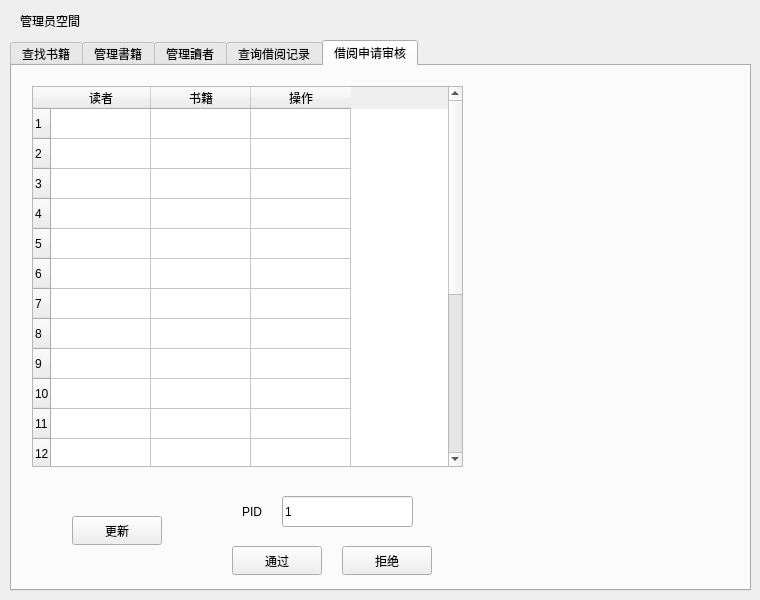
<?xml version="1.0" encoding="UTF-8"?>
<ui version="4.0">
 <class>menuadmin</class>
 <widget class="QWidget" name="menuadmin">
  <property name="geometry">
   <rect>
    <x>0</x>
    <y>0</y>
    <width>760</width>
    <height>600</height>
   </rect>
  </property>
  <property name="windowTitle">
   <string>Form</string>
  </property>
  <widget class="QTabWidget" name="tabWidget">
   <property name="geometry">
    <rect>
     <x>10</x>
     <y>40</y>
     <width>741</width>
     <height>551</height>
    </rect>
   </property>
   <property name="mouseTracking">
    <bool>false</bool>
   </property>
   <property name="currentIndex">
    <number>4</number>
   </property>
   <property name="tabBarAutoHide">
    <bool>false</bool>
   </property>
   <widget class="QWidget" name="tab_15">
    <attribute name="title">
     <string>查找书籍</string>
    </attribute>
    <widget class="QLineEdit" name="lineEdit_30">
     <property name="geometry">
      <rect>
       <x>100</x>
       <y>30</y>
       <width>241</width>
       <height>31</height>
      </rect>
     </property>
    </widget>
    <widget class="QLineEdit" name="lineEdit_34">
     <property name="geometry">
      <rect>
       <x>100</x>
       <y>80</y>
       <width>241</width>
       <height>31</height>
      </rect>
     </property>
    </widget>
    <widget class="QLineEdit" name="lineEdit_35">
     <property name="geometry">
      <rect>
       <x>440</x>
       <y>30</y>
       <width>241</width>
       <height>31</height>
      </rect>
     </property>
    </widget>
    <widget class="QLineEdit" name="lineEdit_36">
     <property name="geometry">
      <rect>
       <x>440</x>
       <y>80</y>
       <width>241</width>
       <height>31</height>
      </rect>
     </property>
    </widget>
    <widget class="QPushButton" name="pushButton_41">
     <property name="geometry">
      <rect>
       <x>320</x>
       <y>130</y>
       <width>90</width>
       <height>29</height>
      </rect>
     </property>
     <property name="text">
      <string>查找</string>
     </property>
    </widget>
    <widget class="QLabel" name="label_36">
     <property name="geometry">
      <rect>
       <x>40</x>
       <y>80</y>
       <width>81</width>
       <height>31</height>
      </rect>
     </property>
     <property name="text">
      <string>作者</string>
     </property>
    </widget>
    <widget class="QLabel" name="label_45">
     <property name="geometry">
      <rect>
       <x>380</x>
       <y>30</y>
       <width>81</width>
       <height>31</height>
      </rect>
     </property>
     <property name="text">
      <string>出版社</string>
     </property>
    </widget>
    <widget class="QLabel" name="label_46">
     <property name="geometry">
      <rect>
       <x>40</x>
       <y>30</y>
       <width>81</width>
       <height>31</height>
      </rect>
     </property>
     <property name="text">
      <string>書名</string>
     </property>
    </widget>
    <widget class="QLabel" name="label_47">
     <property name="geometry">
      <rect>
       <x>380</x>
       <y>80</y>
       <width>81</width>
       <height>31</height>
      </rect>
     </property>
     <property name="text">
      <string>ISBN</string>
     </property>
    </widget>
    <widget class="QTableWidget" name="tableWidget">
     <property name="geometry">
      <rect>
       <x>10</x>
       <y>180</y>
       <width>711</width>
       <height>331</height>
      </rect>
     </property>
     <property name="sizePolicy">
      <sizepolicy hsizetype="Expanding" vsizetype="Expanding">
       <horstretch>0</horstretch>
       <verstretch>0</verstretch>
      </sizepolicy>
     </property>
     <property name="editTriggers">
      <set>QAbstractItemView::NoEditTriggers</set>
     </property>
     <row>
      <property name="text">
       <string>1</string>
      </property>
     </row>
     <row>
      <property name="text">
       <string>2</string>
      </property>
     </row>
     <row>
      <property name="text">
       <string>3</string>
      </property>
     </row>
     <row>
      <property name="text">
       <string>4</string>
      </property>
     </row>
     <row>
      <property name="text">
       <string>5</string>
      </property>
     </row>
     <row>
      <property name="text">
       <string>6</string>
      </property>
     </row>
     <row>
      <property name="text">
       <string>7</string>
      </property>
     </row>
     <row>
      <property name="text">
       <string>8</string>
      </property>
     </row>
     <row>
      <property name="text">
       <string>9</string>
      </property>
     </row>
     <row>
      <property name="text">
       <string>10</string>
      </property>
     </row>
     <row>
      <property name="text">
       <string>11</string>
      </property>
     </row>
     <row>
      <property name="text">
       <string>12</string>
      </property>
     </row>
     <row>
      <property name="text">
       <string>13</string>
      </property>
     </row>
     <row>
      <property name="text">
       <string>14</string>
      </property>
     </row>
     <row>
      <property name="text">
       <string>15</string>
      </property>
     </row>
     <row>
      <property name="text">
       <string>16</string>
      </property>
     </row>
     <row>
      <property name="text">
       <string>新增列</string>
      </property>
     </row>
     <row>
      <property name="text">
       <string>18</string>
      </property>
     </row>
     <row>
      <property name="text">
       <string>19</string>
      </property>
     </row>
     <row>
      <property name="text">
       <string>20</string>
      </property>
     </row>
     <column>
      <property name="text">
       <string>ID</string>
      </property>
     </column>
     <column>
      <property name="text">
       <string>書名</string>
      </property>
     </column>
     <column>
      <property name="text">
       <string>作者</string>
      </property>
     </column>
     <column>
      <property name="text">
       <string>出版社</string>
      </property>
     </column>
     <column>
      <property name="text">
       <string>ISBN</string>
      </property>
     </column>
     <column>
      <property name="text">
       <string>可出借 / 已出借</string>
      </property>
     </column>
    </widget>
   </widget>
   <widget class="QWidget" name="tab_2">
    <attribute name="title">
     <string>管理書籍</string>
    </attribute>
    <widget class="QLabel" name="label_44">
     <property name="geometry">
      <rect>
       <x>50</x>
       <y>400</y>
       <width>81</width>
       <height>31</height>
      </rect>
     </property>
     <property name="text">
      <string>館藏數量</string>
     </property>
    </widget>
    <widget class="QLineEdit" name="lineEdit_12">
     <property name="geometry">
      <rect>
       <x>140</x>
       <y>40</y>
       <width>131</width>
       <height>31</height>
      </rect>
     </property>
    </widget>
    <widget class="QPushButton" name="pushButton_39">
     <property name="geometry">
      <rect>
       <x>50</x>
       <y>100</y>
       <width>90</width>
       <height>29</height>
      </rect>
     </property>
     <property name="text">
      <string>查找</string>
     </property>
    </widget>
    <widget class="QPushButton" name="pushButton_32">
     <property name="geometry">
      <rect>
       <x>180</x>
       <y>100</y>
       <width>90</width>
       <height>29</height>
      </rect>
     </property>
     <property name="text">
      <string>刪除</string>
     </property>
    </widget>
    <widget class="QLineEdit" name="lineEdit_14">
     <property name="geometry">
      <rect>
       <x>140</x>
       <y>160</y>
       <width>131</width>
       <height>31</height>
      </rect>
     </property>
    </widget>
    <widget class="QLineEdit" name="lineEdit_26">
     <property name="geometry">
      <rect>
       <x>140</x>
       <y>220</y>
       <width>131</width>
       <height>31</height>
      </rect>
     </property>
    </widget>
    <widget class="QLabel" name="label_22">
     <property name="geometry">
      <rect>
       <x>50</x>
       <y>40</y>
       <width>81</width>
       <height>31</height>
      </rect>
     </property>
     <property name="text">
      <string>ID</string>
     </property>
    </widget>
    <widget class="QLineEdit" name="lineEdit_31">
     <property name="geometry">
      <rect>
       <x>140</x>
       <y>280</y>
       <width>131</width>
       <height>31</height>
      </rect>
     </property>
    </widget>
    <widget class="QLineEdit" name="lineEdit_32">
     <property name="geometry">
      <rect>
       <x>140</x>
       <y>340</y>
       <width>131</width>
       <height>31</height>
      </rect>
     </property>
    </widget>
    <widget class="QLabel" name="label_43">
     <property name="geometry">
      <rect>
       <x>50</x>
       <y>280</y>
       <width>81</width>
       <height>31</height>
      </rect>
     </property>
     <property name="text">
      <string>出版社</string>
     </property>
    </widget>
    <widget class="QLabel" name="label_42">
     <property name="geometry">
      <rect>
       <x>50</x>
       <y>340</y>
       <width>81</width>
       <height>31</height>
      </rect>
     </property>
     <property name="text">
      <string>ISBN</string>
     </property>
    </widget>
    <widget class="QLabel" name="label_31">
     <property name="geometry">
      <rect>
       <x>50</x>
       <y>220</y>
       <width>81</width>
       <height>31</height>
      </rect>
     </property>
     <property name="text">
      <string>作者</string>
     </property>
    </widget>
    <widget class="QLabel" name="label_25">
     <property name="geometry">
      <rect>
       <x>50</x>
       <y>160</y>
       <width>81</width>
       <height>31</height>
      </rect>
     </property>
     <property name="text">
      <string>书名</string>
     </property>
    </widget>
    <widget class="QLineEdit" name="lineEdit_33">
     <property name="geometry">
      <rect>
       <x>140</x>
       <y>400</y>
       <width>131</width>
       <height>31</height>
      </rect>
     </property>
    </widget>
    <widget class="QPushButton" name="pushButton_27">
     <property name="geometry">
      <rect>
       <x>50</x>
       <y>460</y>
       <width>90</width>
       <height>29</height>
      </rect>
     </property>
     <property name="text">
      <string>添加</string>
     </property>
    </widget>
    <widget class="QPushButton" name="pushButton_40">
     <property name="geometry">
      <rect>
       <x>180</x>
       <y>460</y>
       <width>90</width>
       <height>29</height>
      </rect>
     </property>
     <property name="text">
      <string>修改</string>
     </property>
    </widget>
    <zorder>label_44</zorder>
    <zorder>lineEdit_14</zorder>
    <zorder>label_22</zorder>
    <zorder>lineEdit_32</zorder>
    <zorder>label_43</zorder>
    <zorder>lineEdit_26</zorder>
    <zorder>pushButton_32</zorder>
    <zorder>label_42</zorder>
    <zorder>label_31</zorder>
    <zorder>pushButton_39</zorder>
    <zorder>label_25</zorder>
    <zorder>lineEdit_31</zorder>
    <zorder>lineEdit_33</zorder>
    <zorder>pushButton_27</zorder>
    <zorder>pushButton_40</zorder>
    <zorder>lineEdit_12</zorder>
   </widget>
   <widget class="QWidget" name="tab_10">
    <attribute name="title">
     <string>管理讀者</string>
    </attribute>
    <widget class="QLabel" name="label_41">
     <property name="geometry">
      <rect>
       <x>50</x>
       <y>160</y>
       <width>81</width>
       <height>31</height>
      </rect>
     </property>
     <property name="text">
      <string>用户名</string>
     </property>
    </widget>
    <widget class="QLabel" name="label_40">
     <property name="geometry">
      <rect>
       <x>50</x>
       <y>280</y>
       <width>121</width>
       <height>31</height>
      </rect>
     </property>
     <property name="text">
      <string>最大借閱數</string>
     </property>
    </widget>
    <widget class="QLabel" name="label_37">
     <property name="geometry">
      <rect>
       <x>50</x>
       <y>40</y>
       <width>61</width>
       <height>31</height>
      </rect>
     </property>
     <property name="text">
      <string>ID</string>
     </property>
    </widget>
    <widget class="QLineEdit" name="lineEdit_20">
     <property name="geometry">
      <rect>
       <x>140</x>
       <y>40</y>
       <width>131</width>
       <height>31</height>
      </rect>
     </property>
    </widget>
    <widget class="QPushButton" name="pushButton_30">
     <property name="geometry">
      <rect>
       <x>50</x>
       <y>100</y>
       <width>90</width>
       <height>29</height>
      </rect>
     </property>
     <property name="text">
      <string>查找</string>
     </property>
    </widget>
    <widget class="QPushButton" name="pushButton_33">
     <property name="geometry">
      <rect>
       <x>180</x>
       <y>100</y>
       <width>90</width>
       <height>29</height>
      </rect>
     </property>
     <property name="text">
      <string>删除</string>
     </property>
    </widget>
    <widget class="QLineEdit" name="lineEdit_21">
     <property name="geometry">
      <rect>
       <x>140</x>
       <y>160</y>
       <width>131</width>
       <height>31</height>
      </rect>
     </property>
     <property name="text">
      <string/>
     </property>
    </widget>
    <widget class="QLineEdit" name="lineEdit_28">
     <property name="geometry">
      <rect>
       <x>140</x>
       <y>220</y>
       <width>131</width>
       <height>31</height>
      </rect>
     </property>
     <property name="text">
      <string/>
     </property>
    </widget>
    <widget class="QLineEdit" name="lineEdit_29">
     <property name="geometry">
      <rect>
       <x>140</x>
       <y>280</y>
       <width>131</width>
       <height>31</height>
      </rect>
     </property>
     <property name="text">
      <string/>
     </property>
    </widget>
    <widget class="QPushButton" name="pushButton_34">
     <property name="geometry">
      <rect>
       <x>50</x>
       <y>340</y>
       <width>90</width>
       <height>29</height>
      </rect>
     </property>
     <property name="text">
      <string>添加</string>
     </property>
    </widget>
    <widget class="QPushButton" name="pushButton_36">
     <property name="geometry">
      <rect>
       <x>180</x>
       <y>340</y>
       <width>90</width>
       <height>29</height>
      </rect>
     </property>
     <property name="text">
      <string>修改</string>
     </property>
    </widget>
    <widget class="QLabel" name="label_39">
     <property name="geometry">
      <rect>
       <x>50</x>
       <y>220</y>
       <width>61</width>
       <height>31</height>
      </rect>
     </property>
     <property name="text">
      <string>密碼</string>
     </property>
    </widget>
   </widget>
   <widget class="QWidget" name="tab">
    <attribute name="title">
     <string>查询借阅记录</string>
    </attribute>
    <widget class="QRadioButton" name="radioButton">
     <property name="geometry">
      <rect>
       <x>50</x>
       <y>130</y>
       <width>61</width>
       <height>31</height>
      </rect>
     </property>
     <property name="font">
      <font>
       <pointsize>10</pointsize>
      </font>
     </property>
     <property name="text">
      <string>借阅</string>
     </property>
    </widget>
    <widget class="QRadioButton" name="radioButton_2">
     <property name="geometry">
      <rect>
       <x>160</x>
       <y>130</y>
       <width>61</width>
       <height>31</height>
      </rect>
     </property>
     <property name="font">
      <font>
       <pointsize>10</pointsize>
      </font>
     </property>
     <property name="text">
      <string>归还</string>
     </property>
    </widget>
    <widget class="QLabel" name="label_33">
     <property name="geometry">
      <rect>
       <x>30</x>
       <y>200</y>
       <width>61</width>
       <height>31</height>
      </rect>
     </property>
     <property name="text">
      <string>读者 ID</string>
     </property>
    </widget>
    <widget class="QLabel" name="label_34">
     <property name="geometry">
      <rect>
       <x>30</x>
       <y>250</y>
       <width>61</width>
       <height>31</height>
      </rect>
     </property>
     <property name="text">
      <string>书籍 ID</string>
     </property>
    </widget>
    <widget class="QLineEdit" name="lineEdit_23">
     <property name="geometry">
      <rect>
       <x>110</x>
       <y>200</y>
       <width>131</width>
       <height>31</height>
      </rect>
     </property>
    </widget>
    <widget class="QLineEdit" name="lineEdit_24">
     <property name="geometry">
      <rect>
       <x>110</x>
       <y>250</y>
       <width>131</width>
       <height>31</height>
      </rect>
     </property>
    </widget>
    <widget class="QPushButton" name="pushButton_35">
     <property name="geometry">
      <rect>
       <x>90</x>
       <y>340</y>
       <width>90</width>
       <height>29</height>
      </rect>
     </property>
     <property name="text">
      <string>查找</string>
     </property>
    </widget>
    <widget class="QTableWidget" name="tableWidget_3">
     <property name="geometry">
      <rect>
       <x>290</x>
       <y>20</y>
       <width>431</width>
       <height>501</height>
      </rect>
     </property>
     <row>
      <property name="text">
       <string>1</string>
      </property>
     </row>
     <row>
      <property name="text">
       <string>2</string>
      </property>
     </row>
     <row>
      <property name="text">
       <string>3</string>
      </property>
     </row>
     <row>
      <property name="text">
       <string>4</string>
      </property>
     </row>
     <row>
      <property name="text">
       <string>5</string>
      </property>
     </row>
     <row>
      <property name="text">
       <string>6</string>
      </property>
     </row>
     <row>
      <property name="text">
       <string>7</string>
      </property>
     </row>
     <row>
      <property name="text">
       <string>8</string>
      </property>
     </row>
     <row>
      <property name="text">
       <string>9</string>
      </property>
     </row>
     <row>
      <property name="text">
       <string>10</string>
      </property>
     </row>
     <row>
      <property name="text">
       <string>11</string>
      </property>
     </row>
     <row>
      <property name="text">
       <string>12</string>
      </property>
     </row>
     <row>
      <property name="text">
       <string>13</string>
      </property>
     </row>
     <row>
      <property name="text">
       <string>14</string>
      </property>
     </row>
     <row>
      <property name="text">
       <string>15</string>
      </property>
     </row>
     <row>
      <property name="text">
       <string>16</string>
      </property>
     </row>
     <row>
      <property name="text">
       <string>17</string>
      </property>
     </row>
     <row>
      <property name="text">
       <string>18</string>
      </property>
     </row>
     <row>
      <property name="text">
       <string>19</string>
      </property>
     </row>
     <row>
      <property name="text">
       <string>20</string>
      </property>
     </row>
     <column>
      <property name="text">
       <string>读者</string>
      </property>
     </column>
     <column>
      <property name="text">
       <string>书籍</string>
      </property>
     </column>
     <column>
      <property name="text">
       <string>操作</string>
      </property>
     </column>
    </widget>
   </widget>
   <widget class="QWidget" name="tab_11">
    <attribute name="title">
     <string>借阅申请审核</string>
    </attribute>
    <widget class="QTableWidget" name="tableWidget_4">
     <property name="geometry">
      <rect>
       <x>20</x>
       <y>20</y>
       <width>431</width>
       <height>381</height>
      </rect>
     </property>
     <row>
      <property name="text">
       <string>1</string>
      </property>
     </row>
     <row>
      <property name="text">
       <string>2</string>
      </property>
     </row>
     <row>
      <property name="text">
       <string>3</string>
      </property>
     </row>
     <row>
      <property name="text">
       <string>4</string>
      </property>
     </row>
     <row>
      <property name="text">
       <string>5</string>
      </property>
     </row>
     <row>
      <property name="text">
       <string>6</string>
      </property>
     </row>
     <row>
      <property name="text">
       <string>7</string>
      </property>
     </row>
     <row>
      <property name="text">
       <string>8</string>
      </property>
     </row>
     <row>
      <property name="text">
       <string>9</string>
      </property>
     </row>
     <row>
      <property name="text">
       <string>10</string>
      </property>
     </row>
     <row>
      <property name="text">
       <string>11</string>
      </property>
     </row>
     <row>
      <property name="text">
       <string>12</string>
      </property>
     </row>
     <row>
      <property name="text">
       <string>13</string>
      </property>
     </row>
     <row>
      <property name="text">
       <string>14</string>
      </property>
     </row>
     <row>
      <property name="text">
       <string>15</string>
      </property>
     </row>
     <row>
      <property name="text">
       <string>16</string>
      </property>
     </row>
     <row>
      <property name="text">
       <string>17</string>
      </property>
     </row>
     <row>
      <property name="text">
       <string>18</string>
      </property>
     </row>
     <row>
      <property name="text">
       <string>19</string>
      </property>
     </row>
     <row>
      <property name="text">
       <string>20</string>
      </property>
     </row>
     <column>
      <property name="text">
       <string>读者</string>
      </property>
     </column>
     <column>
      <property name="text">
       <string>书籍</string>
      </property>
     </column>
     <column>
      <property name="text">
       <string>操作</string>
      </property>
     </column>
    </widget>
    <widget class="QLineEdit" name="lineEdit_27">
     <property name="geometry">
      <rect>
       <x>270</x>
       <y>430</y>
       <width>131</width>
       <height>31</height>
      </rect>
     </property>
     <property name="text">
      <string>1</string>
     </property>
    </widget>
    <widget class="QLabel" name="label_38">
     <property name="geometry">
      <rect>
       <x>230</x>
       <y>430</y>
       <width>41</width>
       <height>31</height>
      </rect>
     </property>
     <property name="text">
      <string>PID</string>
     </property>
    </widget>
    <widget class="QPushButton" name="pushButton_37">
     <property name="geometry">
      <rect>
       <x>220</x>
       <y>480</y>
       <width>90</width>
       <height>29</height>
      </rect>
     </property>
     <property name="text">
      <string>通过</string>
     </property>
    </widget>
    <widget class="QPushButton" name="pushButton_38">
     <property name="geometry">
      <rect>
       <x>330</x>
       <y>480</y>
       <width>90</width>
       <height>29</height>
      </rect>
     </property>
     <property name="text">
      <string>拒绝</string>
     </property>
    </widget>
    <widget class="QPushButton" name="pushButton_42">
     <property name="geometry">
      <rect>
       <x>60</x>
       <y>450</y>
       <width>90</width>
       <height>29</height>
      </rect>
     </property>
     <property name="text">
      <string>更新</string>
     </property>
    </widget>
   </widget>
  </widget>
  <widget class="QLabel" name="label">
   <property name="geometry">
    <rect>
     <x>20</x>
     <y>10</y>
     <width>588</width>
     <height>21</height>
    </rect>
   </property>
   <property name="text">
    <string>管理员空間</string>
   </property>
  </widget>
 </widget>
 <resources/>
 <connections/>
</ui>
